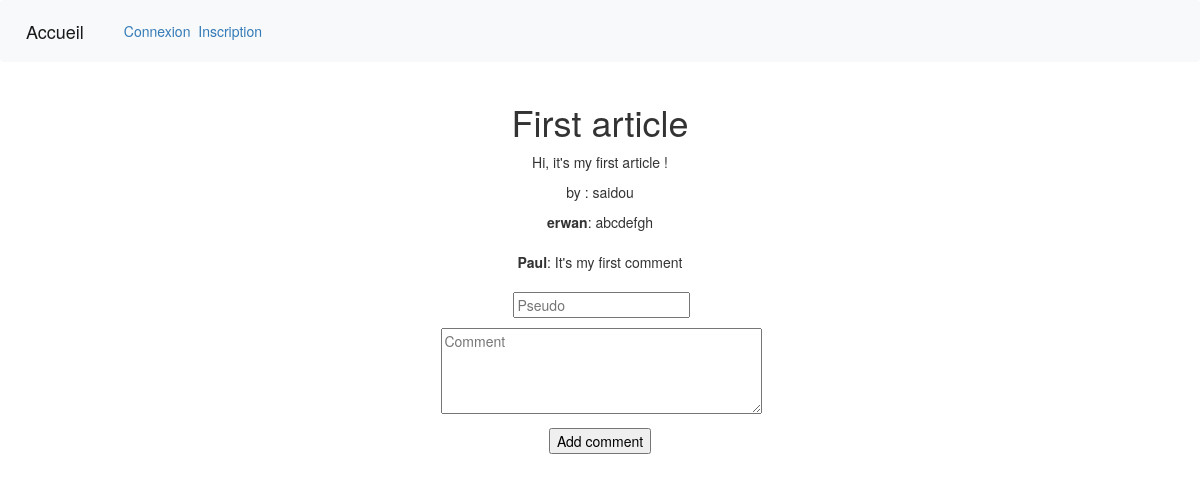
Page /details.php?id=1 on the committed database.
### tables this page shows
CREATE TABLE `article` (
  `id` int(11) NOT NULL AUTO_INCREMENT,
  `title` varchar(255) NOT NULL,
  `content` varchar(255) NOT NULL,
  `author` varchar(255) NOT NULL,
  PRIMARY KEY (`id`),
  KEY `content` (`content`),
  KEY `author` (`author`),
  CONSTRAINT `article_ibfk_2` FOREIGN KEY (`author`) REFERENCES `user` (`username`) ON DELETE CASCADE ON UPDATE CASCADE
);

CREATE TABLE `commentaire` (
  `id` int(11) NOT NULL AUTO_INCREMENT,
  `username` varchar(255) NOT NULL,
  `content` varchar(255) NOT NULL,
  `article` int(11) NOT NULL,
  PRIMARY KEY (`id`),
  KEY `article` (`article`),
  CONSTRAINT `commentaire_ibfk_1` FOREIGN KEY (`article`) REFERENCES `article` (`id`)
);

### src/details.php (the view, shortened to what this page needs)
<!DOCTYPE html>
<html>
    <link rel="stylesheet" href="css/style.css">
    <link rel="stylesheet" href="css/bootstrap.min.css"/>
    <link rel="stylesheet" href="css/bootstrap.css"/>
    <link rel="stylesheet" href="http://fontawesome.io/assets/font-awesome/css/font-awesome.css">
    <head>
    </head>
    <?php
      include 'header.php';
    ?>
    <body>
    <center>
        <?php
          $query = 'SELECT title, content, author FROM article WHERE id = :id';
          $statement = $pdo->prepare($query);
          $id = strip_tags($_GET['id']);
          $statement->execute(['id' => $id]);
          $article = $statement->fetch(PDO::FETCH_ASSOC);
        ?>
        <?php
          $statement = $pdo->prepare('SELECT * FROM commentaire WHERE article = ? ORDER BY id DESC');
          $statement->execute(array($id));
        ?>
        <div class="container">
            <div class="">
                <h1><?php echo $article['title']; ?></h1>
                <p><?php echo $article['content']; ?></p>
                <p>by : <?php echo $article['author']; ?></p>
            </div>
            <div>
                <?php while ($data = $statement->fetch(PDO::FETCH_ASSOC)): ?>
                      <thead>
                          <tr>
                            <th><b><?php echo $data['username']; ?></b>:</th>
                            <th> <?php echo $data['content']; ?></th>
                          </tr>
                      </thead>
                      <tbody> <br><br>
                  <?php endwhile; ?>
                </tbody>
            </div>
            <div style="border-width: 20px; color: black;">
            <form method="post" action="details.php?id=<?php echo $data['id']; ?>""
                <fieldset>
                    <input  type="text" name="pseudo" id="nom" placeholder="Pseudo" />
                <fieldset>
                    <p>
                        <textarea placeholder="Comment" name="content" id="precisions" cols="40" rows="4"></textarea>
                    </p>
                </fieldset>
                <div>
                    <input type="submit" class="" name="send" value="Add comment"/>
                </div>
            </form>
            </div>
        </div>
    </center>
</body>
</html>

### rows in the picture
article: title "First article", content "Hi, it's my first article !", author "saidou"
commentaire: username "erwan", content "abcdefgh"
commentaire: username "Paul", content "It's my first comment"
